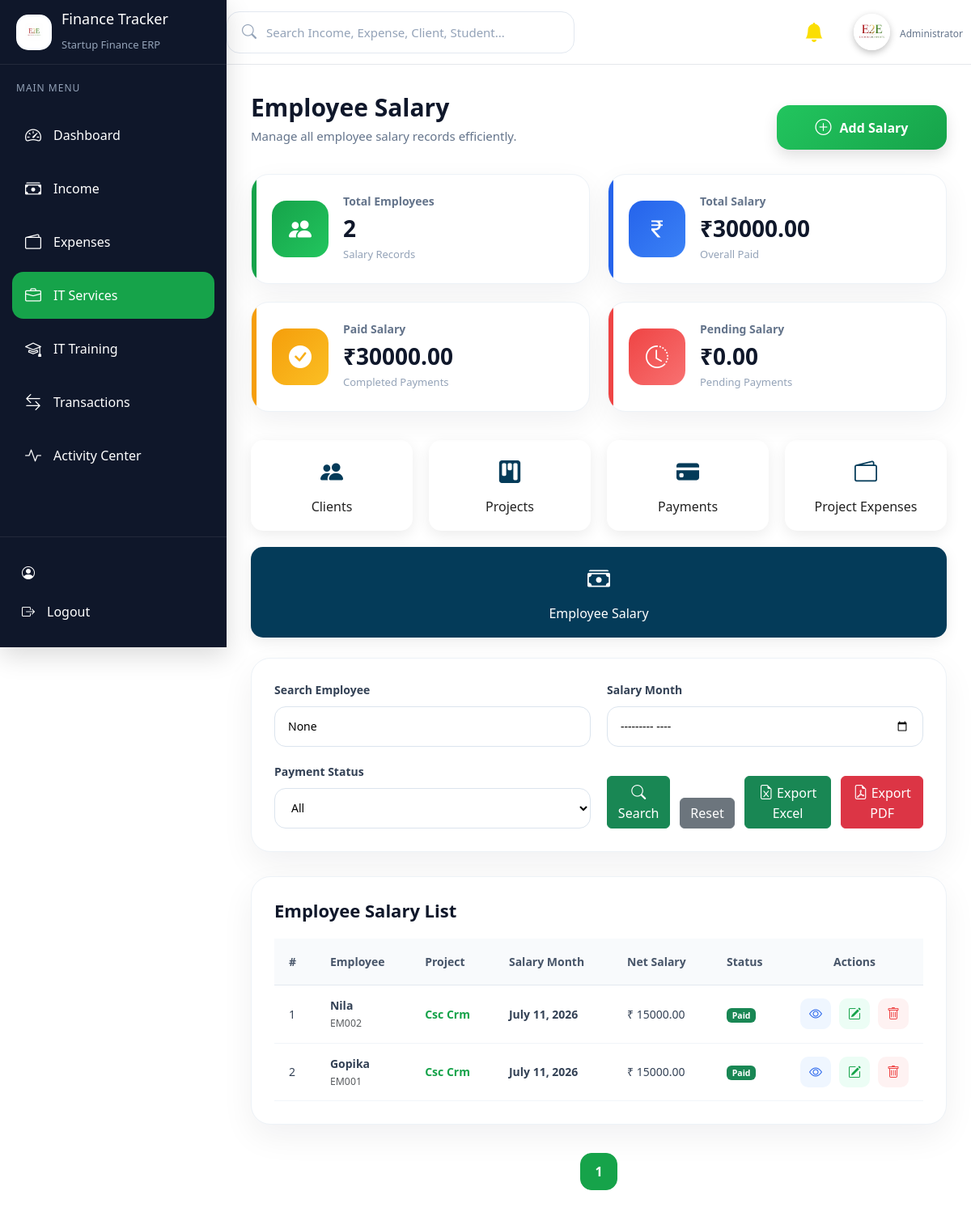
Page /services/salary/ on the committed database.
### services/models.py (models this page shows, shortened)
class EmployeeSalary(models.Model):
    PAYMENT_MODE = [
        ("Cash", "Cash"),
        ("UPI", "UPI"),
        ("Bank", "Bank Transfer"),
    ]
    PAYMENT_STATUS = [
        ("Paid", "Paid"),
        ("Pending", "Pending"),
    ]
    employee_name = models.CharField(
        max_length=150
    )
    employee_id = models.CharField(
        max_length=50,
        unique=True
    )
    department = models.CharField(
        max_length=100
    )
    designation = models.CharField(
        max_length=100
    )
    project = models.ForeignKey(
        Project,
        on_delete=models.CASCADE
    )
    salary_month = models.DateField()
    basic_salary = models.DecimalField(
        max_digits=12,
        decimal_places=2
    )
    bonus = models.DecimalField(
        max_digits=12,
        decimal_places=2,
        default=0
    )
    deduction = models.DecimalField(
        max_digits=12,
        decimal_places=2,
        default=0
    )
    net_salary = models.DecimalField(
        max_digits=12,
        decimal_places=2,
        editable=False
    )
    payment_date = models.DateField()
    payment_mode = models.CharField(
        max_length=20,
        choices=PAYMENT_MODE
    )
    DENOMINATION_CHOICES = [
        ("100", "₹100"),
        ("200", "₹200"),
        ("500", "₹500"),
        ("Others", "Others"),
    ]
    denomination = models.CharField(
        max_length=20,
        choices=DENOMINATION_CHOICES,
        blank=True,
        null=True
    )
    notes_count = models.PositiveIntegerField(
        blank=True,
        null=True
    )
    custom_denomination = models.DecimalField(
        max_digits=10,
        decimal_places=2,
        blank=True,
        null=True
    )
    transaction_id = models.CharField(
        max_length=150,
        blank=True,
        null=True
    )
    cheque_number = models.CharField(
        max_length=100,
        blank=True,
        null=True
    )
    bank_name = models.CharField(
        max_length=150,
        blank=True,
        null=True
    )
    payment_status = models.CharField(
        max_length=20,
        choices=PAYMENT_STATUS,
        default="Pending"
    )
    remarks = models.TextField(
        blank=True,
        null=True
    )
    created_at = models.DateTimeField(
        auto_now_add=True
    )
    updated_at = models.DateTimeField(
        auto_now=True
    )
    class Meta:
        ordering = ["-id"]

class Project(models.Model):
    SERVICE_CHOICES = (
        ("Website", "Website"),
        ("Web Application", "Web Application"),
        ("Mobile Application", "Mobile Application"),
        ("UI/UX Design", "UI/UX Design"),
        ("Digital Marketing", "Digital Marketing"),
        ("SEO", "SEO"),
        ("ERP Development", "ERP Development"),
        ("Other", "Other"),
    )
    STATUS_CHOICES = (
        ("Pending", "Pending"),
        ("In Progress", "In Progress"),
        ("Completed", "Completed"),
        ("On Hold", "On Hold"),
    )
    client = models.ForeignKey(
        Client,
        on_delete=models.CASCADE,
        related_name="projects"
    )
    project_name = models.CharField(
        max_length=200,
        unique=True
    )
    service_type = models.CharField(
        max_length=100,
        choices=SERVICE_CHOICES
    )
    project_amount = models.DecimalField(
        max_digits=12,
        decimal_places=2
    )
    start_date = models.DateField()
    end_date = models.DateField()
    status = models.CharField(
        max_length=30,
        choices=STATUS_CHOICES,
        default="Pending"
    )
    description = models.TextField(
        blank=True,
        null=True
    )
    created_at = models.DateTimeField(
        auto_now_add=True
    )
    updated_at = models.DateTimeField(
        auto_now=True
    )
    class Meta:
        ordering = ["-id"]

### services/views.py (the view)
def salary_list(request):
    salaries = EmployeeSalary.objects.select_related(
        "project"
    ).all().order_by("-id")
    search = request.GET.get("search")
    if search:
        salaries = salaries.filter(
            Q(employee_name__icontains=search) |
            Q(project__project_name__icontains=search)
        )
    total_employees = salaries.count()
    total_salary = salaries.aggregate(
        Sum("net_salary")
    )["net_salary__sum"] or 0
    paid_salary = salaries.filter(
        payment_status="Paid"
    ).aggregate(
        Sum("net_salary")
    )["net_salary__sum"] or 0
    pending_salary = salaries.filter(
        payment_status="Pending"
    ).aggregate(
        Sum("net_salary")
    )["net_salary__sum"] or 0
    paginator = Paginator(salaries, 5)
    page_number = request.GET.get("page")
    page_obj = paginator.get_page(page_number)
    return render(
        request,
        "services/salary_list.html",
        {
            "salaries": page_obj,
            "page_obj": page_obj,
            "search": search,
            "active_page": "salary",
            "total_employees": total_employees,
            "total_salary": total_salary,
            "paid_salary": paid_salary,
            "pending_salary": pending_salary,
        }
    )

### activity/context_processors.py (called while the page is built)
def notification_context(request):
    unread_notifications = Notification.objects.filter(
        is_read=False
    ).count()
    recent_notifications = Notification.objects.filter(
        is_read=False
    ).order_by("-created_at")[:5]
    return {
        "unread_notifications": unread_notifications,
        "recent_notifications": recent_notifications,
    }

### templates/services/salary_list.html (shortened to what this page needs)
{% extends 'base.html' %}
{% block content %}
<div class="page-header">
    <div>
        <h2>Employee Salary</h2>
        <p>Manage all employee salary records efficiently.</p>
    </div>
    <div class="page-actions">
        <a href="{% url 'services:add_salary' %}" class="btn btn-success">
            <i class="bi bi-plus-circle"></i>
            Add Salary
        </a>
    </div>
</div>
<div class="dashboard-cards">
    <div class="dashboard-card revenue">
        <div class="card-icon">
            <i class="bi bi-people-fill"></i>
        </div>
        <div class="card-content">
            <h5>Total Employees</h5>
            <h2>{{ total_employees }}</h2>
            <p>Salary Records</p>
        </div>
    </div>
    <div class="dashboard-card profit">
        <div class="card-icon">
            <i class="bi bi-currency-rupee"></i>
        </div>
        <div class="card-content">
            <h5>Total Salary</h5>
            <h2>₹{{ total_salary|floatformat:2 }}</h2>
            <p>Overall Paid</p>
        </div>
    </div>
    <div class="dashboard-card target">
        <div class="card-icon">
            <i class="bi bi-check-circle-fill"></i>
        </div>
        <div class="card-content">
            <h5>Paid Salary</h5>
            <h2>₹{{ paid_salary|floatformat:2 }}</h2>
            <p>Completed Payments</p>
        </div>
    </div>
    <div class="dashboard-card expense">
        <div class="card-icon">
            <i class="bi bi-clock-history"></i>
        </div>
        <div class="card-content">
            <h5>Pending Salary</h5>
            <h2>₹{{ pending_salary|floatformat:2 }}</h2>
            <p>Pending Payments</p>
        </div>
    </div>
</div>
<div class="service-nav">
    <a href="{% url 'services:client_list' %}" class="service-link {% if active_page == 'clients' %}active{% endif %}">
        <i class="bi bi-people-fill"></i>
        Clients
    </a>
    <a href="{% url 'services:project_list' %}" class="service-link {% if active_page == 'projects' %}active{% endif %}">
        <i class="bi bi-kanban-fill"></i>
        Projects
    </a>
    <a href="{% url 'services:service_payment_list' %}" class="service-link {% if active_page == 'payments' %}active{% endif %}">
        <i class="bi bi-credit-card-fill"></i>
        Payments
    </a>
    <a href="{% url 'services:expense_list' %}" class="service-link {% if active_page == 'expenses' %}active{% endif %}">
        <i class="bi bi-wallet2"></i>
        Project Expenses
    </a>
    <a href="{% url 'services:salary_list' %}" class="service-link {% if active_page == 'salary' %}active{% endif %}">
        <i class="bi bi-cash-stack"></i>
        Employee Salary
    </a>
</div>
<div class="filter-card">
    <form method="GET">
        <div class="filter-grid">
            <div class="filter-group">
                <label>Search Employee</label>
                <input type="text" name="search" value="{{ search }}" placeholder="Employee Name or Employee ID">
            </div>
            <div class="filter-group">
                <label>Salary Month</label>
                <input type="month" name="salary_month" value="{{ salary_month }}">
            </div>
            <div class="filter-group">
                <label>Payment Status</label>
                <select name="status">
                    <option value="">All</option>
                </select>
            </div>
            <div class="filter-buttons">
                <button type="submit" class="btn btn-success">
                    <i class="bi bi-search"></i>
                    Search
                </button>
                <a href="{% url 'services:salary_list' %}" class="btn btn-secondary">
                    Reset
                </a>
                <a href="{% url 'services:salary_export_excel' %}?{{ request.GET.urlencode }}" class="btn btn-success">
    <i class="bi bi-file-earmark-excel"></i>
    Export Excel
</a>
                <a href="{% url 'services:salary_export_pdf' %}?{{ request.GET.urlencode }}" class="btn btn-danger">
    <i class="bi bi-file-earmark-pdf"></i>
    Export PDF
</a>
            </div>
        </div>
    </form>
</div>
<div class="dashboard-table">
    <div class="box-header">
        <h3>Employee Salary List</h3>
    </div>
    <table>
        <thead>
            <tr>
                <th>#</th>
                <th>Employee</th>
                <th>Project</th>
                <th>Salary Month</th>
                <th>Net Salary</th>
                <th>Status</th>
                <th>Actions</th>
            </tr>
        </thead>
        <tbody>
            {% for salary in salaries %}
            <tr>
                <td>{{ forloop.counter }}</td>
                <td>
                    <strong>{{ salary.employee_name }}</strong><br>
                    <small class="text-muted">
                        {{ salary.employee_id }}
                    </small>
                </td>
                <td>
                    {{ salary.project.project_name }}
                </td>
                <td>
                    {{ salary.salary_month }}
                </td>
                <td>
                    ₹ {{ salary.net_salary|floatformat:2 }}
                </td>
                <td>
                    {% if salary.payment_status == "Paid" %}
                    <span class="badge bg-success">
                        Paid
                    </span>
                    {% else %}
                    <span class="badge bg-warning text-dark">
                        Pending
                    </span>
                    {% endif %}
                </td>
                <td>
                    <div class="action-buttons">
                        <a href="{% url 'services:view_salary' salary.id %}" class="view-btn">
                            <i class="bi bi-eye"></i>
                        </a>
                        <a href="{% url 'services:edit_salary' salary.id %}" class="edit-btn">
                            <i class="bi bi-pencil-square"></i>
                        </a>
                        <a href="#" class="delete-btn" data-bs-toggle="modal" data-bs-target="#deleteModal"
                            data-url="{% url 'services:delete_salary' salary.id %}">
                            <i class="bi bi-trash"></i>
                        </a>
                    </div>
                </td>
            </tr>
            {% endfor %}
        </tbody>
    </table>
</div>
<div class="pagination-container">
    {% for page in page_obj.paginator.page_range %}
    {% if page == page_obj.number %}
    <span class="page-btn active">
        {{ page }}
    </span>
    {% else %}
    <a href="?page={{ page }}{% if search %}&search={{ search }}{% endif %}" class="page-btn">
        {{ page }}
    </a>
    {% endif %}
    {% endfor %}
</div>
{% endblock %}

### static/css/style.css (style rules this page uses)
* { margin:0; padding:0; box-sizing:border-box; font-family:"Segoe UI",sans-serif; }
body { background:var(--bg); color:var(--text); font-family:"Inter",sans-serif; font-size:14px; line-height:1.6; }

### static/css/dashboard.css (style rules this page uses)
.dashboard-cards { display:grid; grid-template-columns:repeat(4,1fr); gap:22px; margin-bottom:30px; }
.dashboard-card { background:#fff; border-radius:18px; padding:24px; display:flex; align-items:center; gap:18px; box-shadow:0 10px 30px rgba(15,23,42,.08); transition:.35s; border:1px solid #edf2f7; position:relative; overflow:hidden; }
.dashboard-card::before { content:""; position:absolute; left:0; top:0; width:5px; height:100%; }
.card-icon { width:68px; height:68px; border-radius:16px; display:flex; justify-content:center; align-items:center; font-size:28px; color:#fff; }
.box-header { display:flex; justify-content:space-between; align-items:center; margin-bottom:22px; }
.box-header h3 { font-size:18px; font-weight:600; color:#0f172a; display:flex; align-items:center; gap:10px; }
.dashboard-table th, .dashboard-table td { padding:10px 12px; font-size:13px; }
@media (max-width:1400px) { .dashboard-cards { grid-template-columns:repeat(3,1fr); } }

### static/css/service.css (style rules this page uses)
.service-nav { display:flex; gap:20px; flex-wrap:wrap; margin:25px 0; }
.service-link { flex:1; min-width:180px; background:#fff; border-radius:15px; padding:18px; text-align:center; text-decoration:none; color:#222; box-shadow:0 5px 18px rgba(0,0,0,.08); transition:.3s; }
.service-link i { font-size:28px; display:block; color:#043b59; margin-bottom:10px; }
.service-link.active { background:#043b59; color:#fff; }
.service-link.active i { color:#fff; }
.page-actions { display:flex; gap:18px; flex-wrap:wrap; align-items:center; margin-top:20px; }
.page-actions .btn { min-width:210px; height:55px; border:none; border-radius:16px; display:flex; align-items:center; justify-content:center; gap:10px; font-size:16px; font-weight:600; color:#fff; transition:all .3s ease; box-shadow:0 8px 18px rgba(0,0,0,.12); }
.page-actions .btn i { font-size:20px; }
.page-actions .btn-success { background:linear-gradient(135deg,#22c55e,#16a34a); }

### static/css/variables.css (style rules this page uses)
:root { --primary:#16A34A; --primary-dark:#15803D; --primary-light:#DCFCE7; --success:#22C55E; --danger:#EF4444; --warning:#F59E0B; --info:#3B82F6; --purple:#7C3AED; --teal:#14B8A6; --pink:#EC4899; --sidebar:#0F172A; --sidebar-hover:#1E293B; --sidebar-active:#16A34A; --bg:#F4F7FE; --card:#FFFFFF; --card-hover:#F8FAFC; --heading:#0F172A; --text:#334155; --text-light:#64748B; --border:#E2E8F0; --shadow-sm:0 4px 12px rgba(15,23,42,.05); --shadow:0 12px 30px rgba(15,23,42,.08); --shadow-lg:0 18px 45px rgba(15,23,42,.12); --radius-sm:12px; --radius:18px; --radius-lg:24px; --transition:.3s ease; }

### rows in the picture
EmployeeSalary: employee_name "Nila", employee_id "EM002", project.project_name "Csc Crm", salary_month "July 11, 2026", net_salary "15000.00", payment_status "Paid"
EmployeeSalary: employee_name "Gopika", employee_id "EM001", project.project_name "Csc Crm", salary_month "July 11, 2026", net_salary "15000.00", payment_status "Paid"

### other values in the picture
{{ total_employees }} "2"
{{ total_salary|floatformat:2 }} "30000.00"
{{ paid_salary|floatformat:2 }} "30000.00"
{{ pending_salary|floatformat:2 }} "0.00"
{{ page }} "1"
